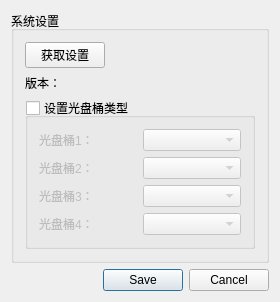
<?xml version="1.0" encoding="UTF-8"?>
<ui version="4.0">
 <class>QSystemConfigDlg</class>
 <widget class="QDialog" name="QSystemConfigDlg">
  <property name="geometry">
   <rect>
    <x>0</x>
    <y>0</y>
    <width>280</width>
    <height>273</height>
   </rect>
  </property>
  <property name="windowTitle">
   <string>QSystemConfigDlg</string>
  </property>
  <layout class="QGridLayout" name="gridLayout_2">
   <item row="0" column="0">
    <widget class="QGroupBox" name="groupBox">
     <property name="title">
      <string>系统设置</string>
     </property>
     <layout class="QGridLayout" name="gridLayout">
      <item row="1" column="0" rowspan="2" colspan="3">
       <widget class="QLabel" name="label_version">
        <property name="text">
         <string>版本：</string>
        </property>
       </widget>
      </item>
      <item row="4" column="0" colspan="3">
       <spacer name="verticalSpacer">
        <property name="orientation">
         <enum>Qt::Vertical</enum>
        </property>
        <property name="sizeHint" stdset="0">
         <size>
          <width>20</width>
          <height>40</height>
         </size>
        </property>
       </spacer>
      </item>
      <item row="3" column="0" colspan="3">
       <widget class="QGroupBox" name="groupBox_SetDiscBinType">
        <property name="title">
         <string>设置光盘桶类型</string>
        </property>
        <property name="checkable">
         <bool>true</bool>
        </property>
        <property name="checked">
         <bool>false</bool>
        </property>
        <layout class="QGridLayout" name="gridLayout_3">
         <item row="0" column="0">
          <widget class="QLabel" name="label">
           <property name="text">
            <string>光盘桶1：</string>
           </property>
          </widget>
         </item>
         <item row="0" column="1">
          <widget class="QComboBox" name="comboBox_bin1"/>
         </item>
         <item row="1" column="0">
          <widget class="QLabel" name="label_2">
           <property name="text">
            <string>光盘桶2：</string>
           </property>
          </widget>
         </item>
         <item row="1" column="1">
          <widget class="QComboBox" name="comboBox_bin2"/>
         </item>
         <item row="2" column="0">
          <widget class="QLabel" name="label_3">
           <property name="text">
            <string>光盘桶3：</string>
           </property>
          </widget>
         </item>
         <item row="2" column="1">
          <widget class="QComboBox" name="comboBox_bin3"/>
         </item>
         <item row="3" column="0">
          <widget class="QLabel" name="label_4">
           <property name="text">
            <string>光盘桶4：</string>
           </property>
          </widget>
         </item>
         <item row="3" column="1">
          <widget class="QComboBox" name="comboBox_bin4"/>
         </item>
        </layout>
       </widget>
      </item>
      <item row="0" column="0">
       <widget class="QPushButton" name="pushButton_getsysconfig">
        <property name="text">
         <string>获取设置</string>
        </property>
       </widget>
      </item>
     </layout>
    </widget>
   </item>
   <item row="1" column="0">
    <widget class="QDialogButtonBox" name="buttonBox">
     <property name="standardButtons">
      <set>QDialogButtonBox::Cancel|QDialogButtonBox::Save</set>
     </property>
     <property name="centerButtons">
      <bool>false</bool>
     </property>
    </widget>
   </item>
  </layout>
 </widget>
 <layoutdefault spacing="6" margin="11"/>
 <resources/>
 <connections/>
</ui>
